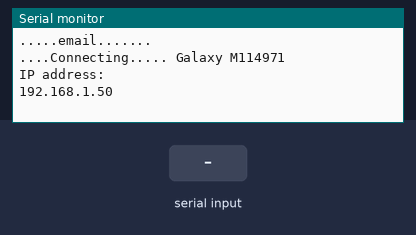
Recording of a sketch running on a simulated Arduino MKR. On the bench: the last lines printed to the serial monitor. The inputs (shaded band) are chosen by the test bench. WiFi joins after 1.5 s; servers stay silent unless stated.

Above: at 3.7 s.
3.8 s: "S" received over Serial
At 9.3 s:
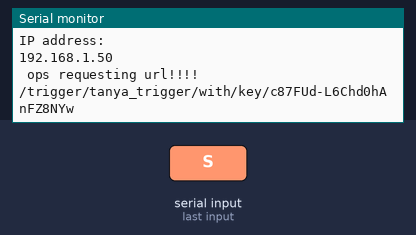
9.7 s: "1" received over Serial
At 14.5 s:
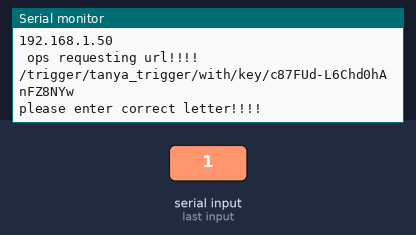

Measured:
- after the input at 3.8 s, the serial monitor: prints a new line after 4.1 s (image 1)
- after the input at 9.7 s, the serial monitor: prints a new line after 3.4 s (image 2)

The sketch:

sketch_sep1a.ino
```cpp
// including WIFININA library...
#include <WiFiNINA.h>
// entering my sensitive data in the Secret tab
// char ssid[] = SECRET_SSID;
// char pass[] = SECRET_PASSWORD;
const char* ssid = "Galaxy M114971";
const char* password = "987654321";
const char* host = "maker.ifttt.com";

// setup
void setup() {
    Serial.begin(9600);

    Serial.println(".....email....... ");
    delay(1000);

    Serial.print("....Connecting..... ");
    Serial.println(ssid);
// initialize WiFi connection
    WiFi.begin(ssid, password);

    while (WiFi.status() != WL_CONNECTED) {
      delay(1000);
      Serial.print(".");
    }

    Serial.println("");
    Serial.println("IP address: ");
    Serial.println(WiFi.localIP());


}
//loop
void loop() {


           WiFiClient client;
            // connect to web server on port 80:
           const int httpPort = 80;
            if (!client.connect(host, httpPort)) {
              // if not connected:
                  Serial.println("connection failed");
            return;}
          if(Serial.available()){


            // enter this lettter on serial monitor
            if (Serial.read() =='S'){

// make a HTTP request:
    // send HTTP header
                    String url = "/trigger/tanya_trigger/with/key/c87FUd-L6Chd0hAnFZ8NYw";
                    // get this url by clicking on right side of documentation of webhooks..select the url and paste it here.
                    // our API is on top of documentation...

                    Serial.print(" ops requesting url!!!! ");
                    Serial.println(url);

                     client.print(String("GET ") + url + " HTTP/1.1\r\n" +
                                    "Host: " + host + "\r\n" +
                                           "Connection: close\r\n\r\n");
                                    }

          //enter the correct letter
          else{
            Serial.println("please enter correct letter!!!!");

          }
          }
           // giving some delay
          delay(5000);


}
```
